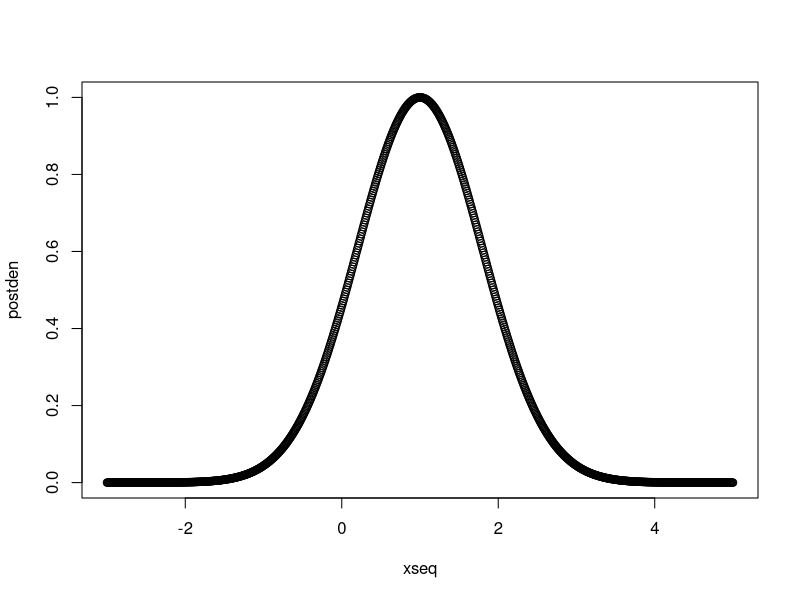
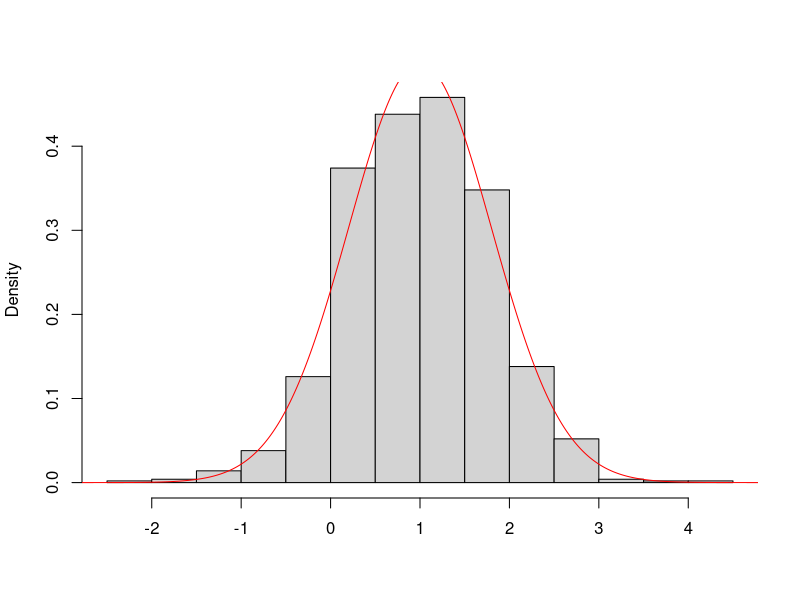
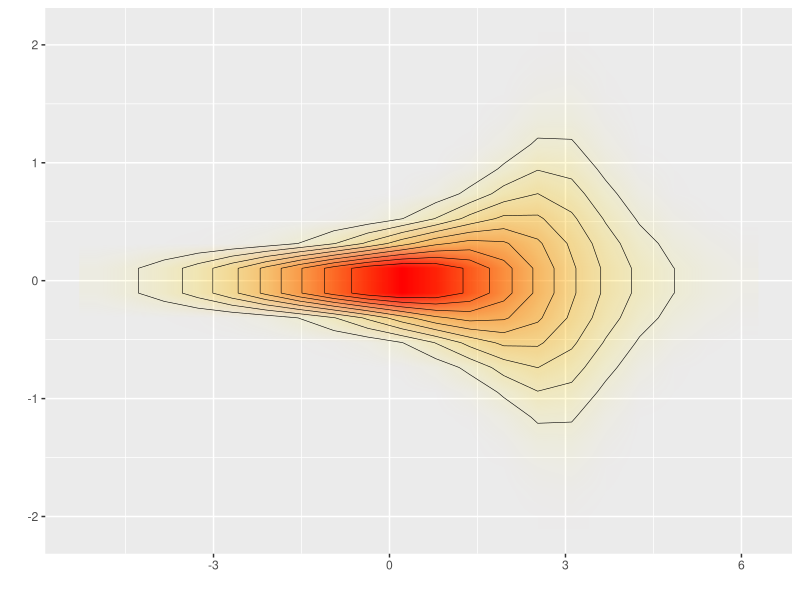
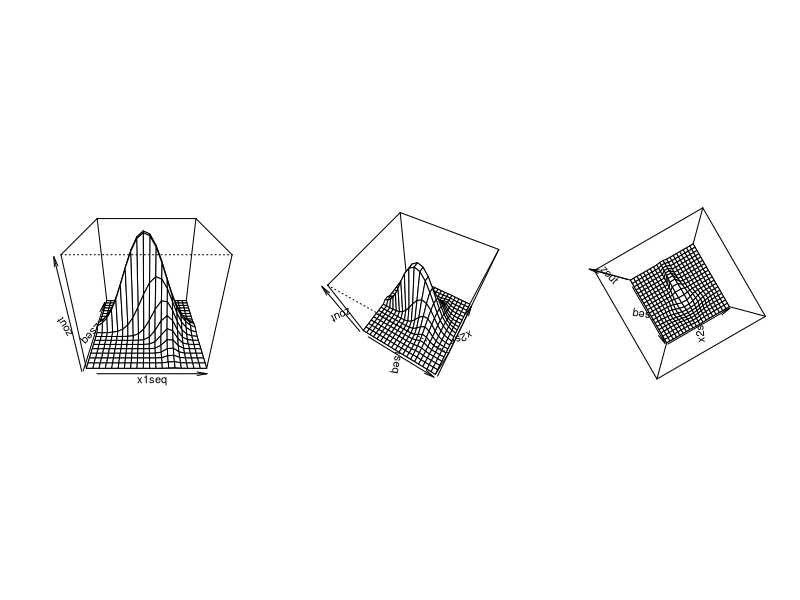
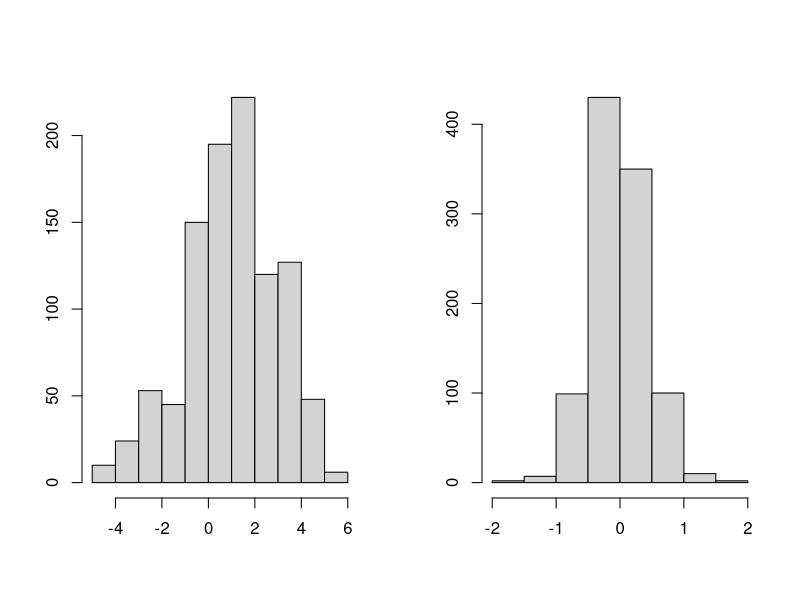
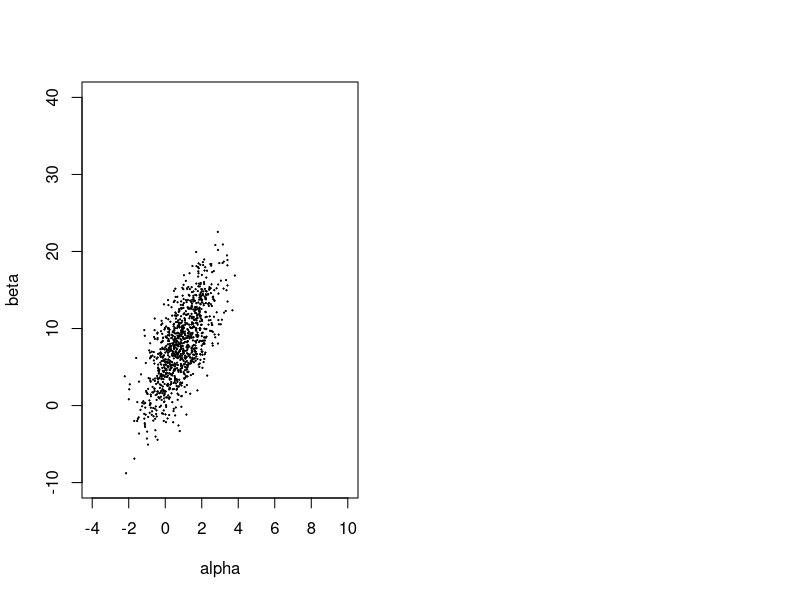
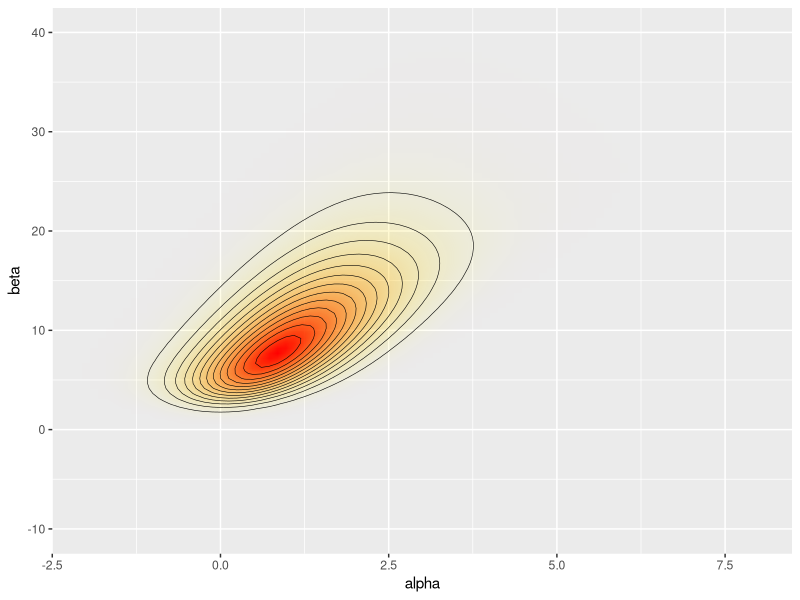
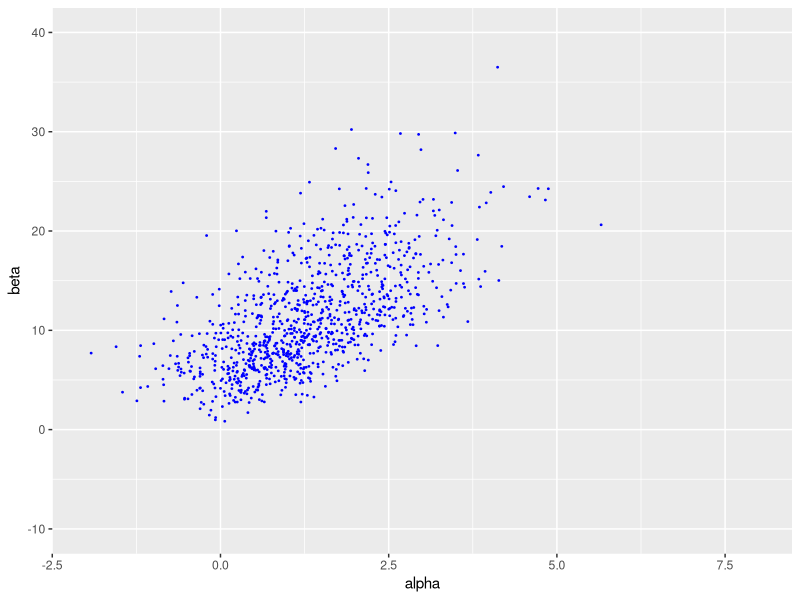

Reproduce these figures in R, in order.
## ---- chunk 1
library(ggplot2)
library(gridExtra)
library(tidyr)
# one dim example
logpost <- function(x) {dnorm(x, 1, 0.8, log = TRUE)}
# create grid
xseq <- seq(-3, 5, length.out = 1000)
lp <- logpost(xseq)
postden <- exp(lp - max(lp))
plot(xseq, postden)
## ---- chunk 2
# sample from density
idx <- sample(1:length((xseq)), size = 1000, replace = TRUE, prob = postden/sum(postden))
hist(xseq[idx], 20, freq = FALSE, main = '', xlab = '')
lines(xseq, postden/(sum(postden) * (xseq[2]-xseq[1])), col = 'red')
## ---- chunk 3
# 2 dim example
Nx = 20
Ny = 20
logpost2d <- function(x) {-(x[1]-3)^2 * x[2]^2 - (x[1])^2 /10 - x[2]^2}
x1seq <- seq(-5, 6, length.out = Nx)
x2seq <- seq(-2, 2, length.out = Ny)
x12seq <- expand.grid(x1seq, x2seq)
x1seq <- x12seq[, 1]
x2seq <- x12seq[, 2]
zval <- apply(x12seq, 1, logpost2d)
zval <- exp(zval - max(zval))
ggplot(data = data.frame(x1seq ,x2seq, zval), aes(x = x1seq, y = x2seq)) +
  geom_raster(aes(fill = zval, alpha = zval), interpolate = T) +
  geom_contour(aes(z = zval), colour = 'black', size = 0.2) +
  labs(x = '', y = '') +
  scale_fill_gradient(low = 'yellow', high = 'red', guide = F) +
  scale_alpha(range = c(0, 1), guide = F)
## ---- chunk 4

logpost2d <- function(x, y) {-(x-3)^2 * y^2 - (x)^2 /10 - y^2}
x1seq <- seq(-5, 6, length.out = Nx)
x2seq <- seq(-2, 2, length.out = Ny)
zout <- outer(x1seq, x2seq, logpost2d)
zout <- exp(zout - max(zout))
par(mfrow = c(1, 3))
persp(x = x1seq, y = x2seq, z = zout, theta = 0, phi = 30)
persp(x = x1seq, y = x2seq, z = zout, theta = 30, phi = 60)
persp(x = x1seq, y = x2seq, z = zout, theta = 60, phi = 90)
## ---- chunk 5
# random samples
idx <- sample(1:dim(x12seq)[1], size = 1000, replace = TRUE, prob = zval/sum(zval))
samples2d <- x12seq[idx, ]
par(mfrow = c(1, 2))
hist(samples2d[, 1], main = '', xlab = '', ylab = '')
hist(samples2d[, 2], main = '', xlab = '', ylab = '')
## ---- chunk 6
# Bayesian data analysis
# Aki Vehtari <Aki.Vehtari@aalto.fi>
# Markus Paasiniemi <Markus.Paasiniemi@aalto.fi>
library(ggplot2)
library(gridExtra)
library(tidyr)
# Bioassay data, (BDA3 page 86)
df1 <- data.frame(
  x = c(-0.86, -0.30, -0.05, 0.73),
  n = c(5, 5, 5, 5),
  y = c(0, 1, 3, 5)
)
## ---- chunk 7
library(MASS)
x = c()
y = c()
for(k in 1:length(df1$n)){
    x <- c(x, rep(df1$x[k], df1$n[k]))
    y <- c(y, c(rep(1, df1$y[k]), rep(0, df1$n[k] - df1$y[k])))
}
datalogit <- data.frame(x = x, y = y)
glmresult = glm(y~x,family=binomial(link='logit'),data=datalogit)
print(summary(glmresult))
meanalphabeta = as.numeric(glmresult$coefficients)
varmeanalphabeta = as.matrix(vcov(glmresult))
samplesglm = mvrnorm(1000, meanalphabeta, varmeanalphabeta)
plot(samplesglm, pch = 9, xlab = 'alpha', ylab = 'beta', cex = 0.1, ylim = c(-10, 40), xlim = c(-4, 10))
## ---- chunk 8

# compute the posterior density in grid
#  - usually should be computed in logarithms!
#  - with alternative prior, check that range and spacing of A and B
#    are sensible

A = seq(-4, 8, length.out = 100)
B = seq(-10, 40, length.out = 100)

# make vectors that contain all pairwise combinations of A and B
cA <- rep(A, each = length(B))
cB <- rep(B, length(A))

# a helper function to calculate the log likelihood
logl <- function(df, a, b)
  df['y']*(a + b*df['x']) - df['n']*log1p(exp(a + b*df['x']))

# calculate likelihoods: apply logl function for each observation
# ie. each row of data frame of x, n and y
p <- apply(df1, 1, logl, cA, cB) %>% rowSums() %>% exp()
## ---- chunk 9

# limits for the plots
xl <- c(-2, 8)
yl <- c(-10, 40)

pos <- ggplot(data = data.frame(cA ,cB, p), aes(x = cA, y = cB)) +
  geom_raster(aes(fill = p, alpha = p), interpolate = T) +
  geom_contour(aes(z = p), colour = 'black', size = 0.2) +
  coord_cartesian(xlim = xl, ylim = yl) +
  labs(x = 'alpha', y = 'beta') +
  scale_fill_gradient(low = 'yellow', high = 'red', guide = F) +
  scale_alpha(range = c(0, 1), guide = F)
pos
## ---- chunk 10
nsamp <- 1000
samp_indices <- sample(length(p), size = nsamp,
                       replace = T, prob = p/sum(p))

samp_A <- cA[samp_indices[1:nsamp]]
samp_B <- cB[samp_indices[1:nsamp]]
# add random jitter, see BDA3 p. 76
samp_A <- samp_A + runif(nsamp, A[1] - A[2], A[2] - A[1])
samp_B <- samp_B + runif(nsamp, B[1] - B[2], B[2] - B[1])

# samples of LD50 conditional beta > 0
bpi <- samp_B > 0
samp_ld50 <- -samp_A[bpi]/samp_B[bpi]

# plot of the samples
sam <- ggplot(data = data.frame(samp_A, samp_B)) +
  geom_point(aes(samp_A, samp_B), color = 'blue', size = 0.3) +
  coord_cartesian(xlim = xl, ylim = yl) +
  labs(x = 'alpha', y = 'beta')

sam
## ---- chunk 11

his <- ggplot() +
  geom_histogram(aes(samp_ld50), binwidth = 0.04,
                 fill = 'steelblue', color = 'black') +
  coord_cartesian(xlim = c(-0.5, 0.5)) +
  labs(x = 'LD50 = -alpha/beta')

his
## ---- chunk 12
# define the function to be optimized
bioassayfun <- function(w, df) {
  z <- w[1] + w[2]*df$x
  -sum(df$y*(z) - df$n*log1p(exp(z)))
}


# initial guess
w0 <- c(0,0)
optim_res <- optim(w0, bioassayfun, gr = NULL, df1, hessian = T)
w <- optim_res$par
S <- solve(optim_res$hessian)

# multivariate normal probability density function
dmvnorm <- function(x, mu, sig)
  exp(-0.5*(length(x)*log(2*pi) + log(det(sig)) + (x-mu)%*%solve(sig, x-mu)))

# evaluate likelihood at points (cA,cB)
p <- apply(cbind(cA, cB), 1, dmvnorm, w, S)

# sample from the grid (with replacement)
nsamp <- 1000
samp_indices <- sample(length(p), size = nsamp,
                       replace = T, prob = p/sum(p))

samp_A <- cA[samp_indices[1:nsamp]]
samp_B <- cB[samp_indices[1:nsamp]]
# add random jitter, see BDA3 p. 76
samp_A <- samp_A + runif(nsamp, A[1] - A[2], A[2] - A[1])
samp_B <- samp_B + runif(nsamp, B[1] - B[2], B[2] - B[1])

# samples of LD50 conditional beta > 0
# Normal approximation does not take into account that the posterior
# is not symmetric and that there is very low density for negative
# beta values. Based on the draws from the normal approximation
# is is estimated that there is about 6% probability that beta is negative!
bpi <- samp_B > 0
samp_ld50 <- -samp_A[bpi]/samp_B[bpi]


# create a plot of the posterior density
pos_norm <- ggplot(data = data.frame(cA ,cB, p), aes(x = cA, y = cB)) +
  geom_raster(aes(fill = p, alpha = p), interpolate = T) +
  geom_contour(aes(z = p), colour = 'black', size = 0.2) +
  coord_cartesian(xlim = xl, ylim = yl) +
  labs(x = 'alpha', y = 'beta') +
  scale_fill_gradient(low = 'yellow', high = 'red', guide = F) +
  scale_alpha(range = c(0, 1), guide = F)

pos_norm
## ---- chunk 13

sam_norm <- ggplot(data = data.frame(samp_A, samp_B)) +
  geom_point(aes(samp_A, samp_B), color = 'blue', size = 0.3) +
  coord_cartesian(xlim = xl, ylim = yl) +
  labs(x = 'alpha', y = 'beta')

sam_norm
## ---- chunk 14

his_norm <- ggplot() +
  geom_histogram(aes(samp_ld50), binwidth = 0.04,
                 fill = 'steelblue', color = 'black') +
  coord_cartesian(xlim = c(-0.5, 0.5)) +
  labs(x = 'LD50 = -alpha/beta, beta > 0')

his_norm
## ---- chunk 15
grid.arrange(pos, sam, his, pos_norm, sam_norm, his_norm, ncol = 3)

